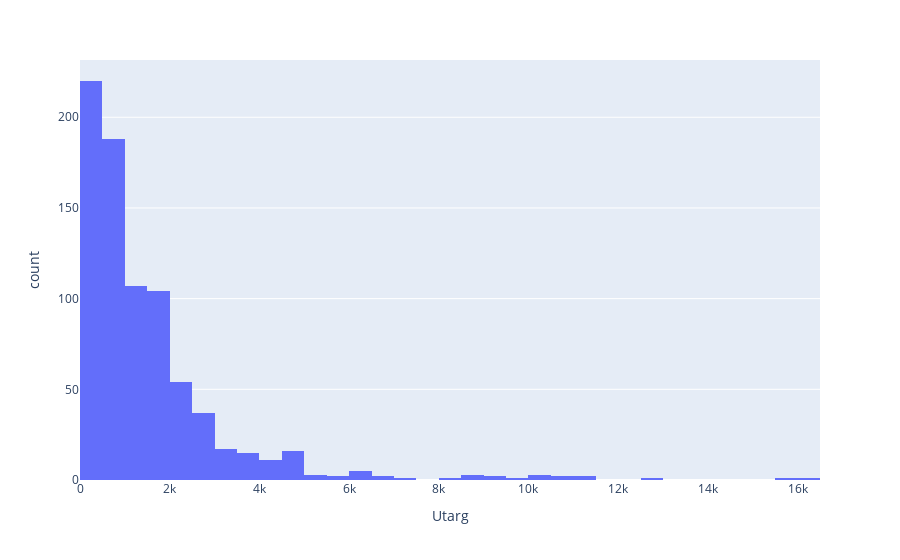
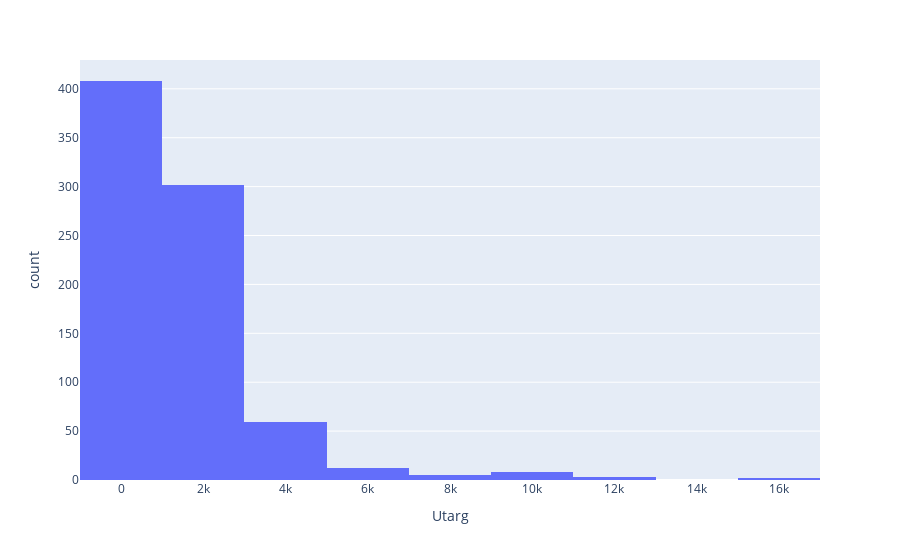
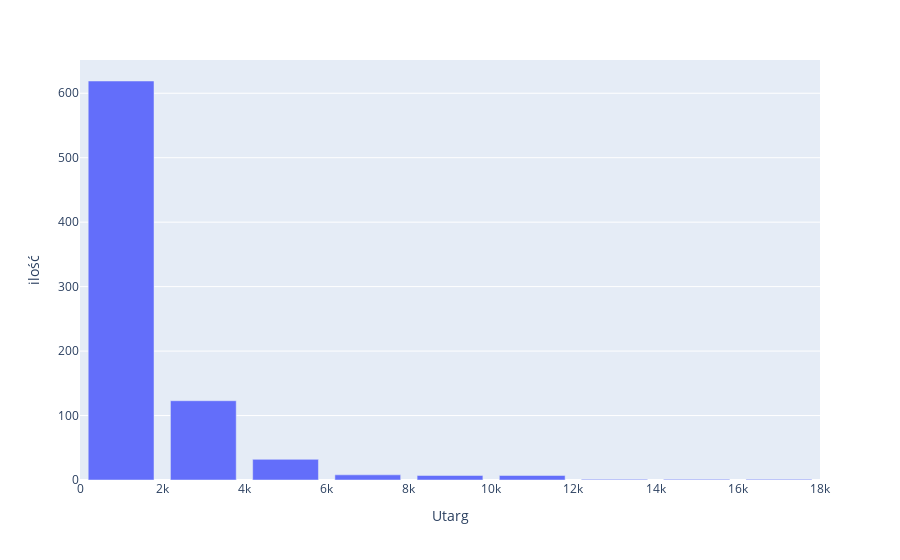

The notebook cell saved with these charts, in order:
### Markdown cell above
### 1.2 Histogramy

* Dokumentacja: https://plotly.com/python/histograms/

### Code cell
import numpy as np

# wartość bins ustalana może być automatycznie
fig = px.histogram(df, x='Utarg')

# lub arbitralnie na określoną ilość
fig2 = px.histogram(df, x='Utarg', nbins=10)

# lub w postaci z góry zdefiniowanych przedziałów (tu trzeba znać już rozkład danych, żeby nic nie zostało ucięte)
# poniżej w przedziałach co 2000
bins = range(0, int(max(df.Utarg))+2000, 2000)
ilosc, bins = np.histogram(df.Utarg, bins=bins)
# wartość każdego bina to średnia z przedziału
bins = 0.5 * (bins[:-1] + bins[1:])
fig3 = px.bar(x=bins, y=ilosc, labels={'x':'Utarg', 'y':'ilość'})
fig3.update_layout(bargap=0.2)

# wyświetlamy wszystkie wykresy
fig.show(), fig2.show(), fig3.show()

### Figure 1 — Plotly figure (JSON) as saved in the notebook; plotly's stock layout.template omitted (floating-point values rounded to 4 significant figures; data arrays with more than 128 entries replaced by an {"elided": "..."} marker saying what was removed)
{"data": [{"alignmentgroup": "True", "bingroup": "x", "hovertemplate": "Utarg=%{x}<br>count=%{y}<extra></extra>", "legendgroup": "", "marker": {"color": "#636efa", "pattern": {"shape": ""}}, "name": "", "offsetgroup": "", "orientation": "v", "showlegend": false, "type": "histogram", "x": {"elided": "799 float values"}, "xaxis": "x", "yaxis": "y"}], "layout": {"barmode": "relative", "legend": {"tracegroupgap": 0}, "margin": {"t": 60}, "xaxis": {"anchor": "y", "domain": [0, 1], "title": {"text": "Utarg"}}, "yaxis": {"anchor": "x", "domain": [0, 1], "title": {"text": "count"}}}}

### Figure 2 — Plotly figure (JSON) as saved in the notebook; plotly's stock layout.template omitted (floating-point values rounded to 4 significant figures; data arrays with more than 128 entries replaced by an {"elided": "..."} marker saying what was removed)
{"data": [{"alignmentgroup": "True", "bingroup": "x", "hovertemplate": "Utarg=%{x}<br>count=%{y}<extra></extra>", "legendgroup": "", "marker": {"color": "#636efa", "pattern": {"shape": ""}}, "name": "", "nbinsx": 10, "offsetgroup": "", "orientation": "v", "showlegend": false, "type": "histogram", "x": {"elided": "799 float values"}, "xaxis": "x", "yaxis": "y"}], "layout": {"barmode": "relative", "legend": {"tracegroupgap": 0}, "margin": {"t": 60}, "xaxis": {"anchor": "y", "domain": [0, 1], "title": {"text": "Utarg"}}, "yaxis": {"anchor": "x", "domain": [0, 1], "title": {"text": "count"}}}}

### Figure 3 — Plotly figure (JSON) as saved in the notebook; plotly's stock layout.template omitted (floating-point values rounded to 4 significant figures)
{"data": [{"alignmentgroup": "True", "hovertemplate": "Utarg=%{x}<br>ilość=%{y}<extra></extra>", "legendgroup": "", "marker": {"color": "#636efa", "pattern": {"shape": ""}}, "name": "", "offsetgroup": "", "orientation": "v", "showlegend": false, "textposition": "auto", "type": "bar", "x": [1000, 3000, 5000, 7000, 9000, 11000, 13000, 15000, 17000], "xaxis": "x", "y": [619, 123, 32, 8, 7, 7, 1, 1, 1], "yaxis": "y"}], "layout": {"bargap": 0.2, "barmode": "relative", "legend": {"tracegroupgap": 0}, "margin": {"t": 60}, "xaxis": {"anchor": "y", "domain": [0, 1], "title": {"text": "Utarg"}}, "yaxis": {"anchor": "x", "domain": [0, 1], "title": {"text": "ilość"}}}}
